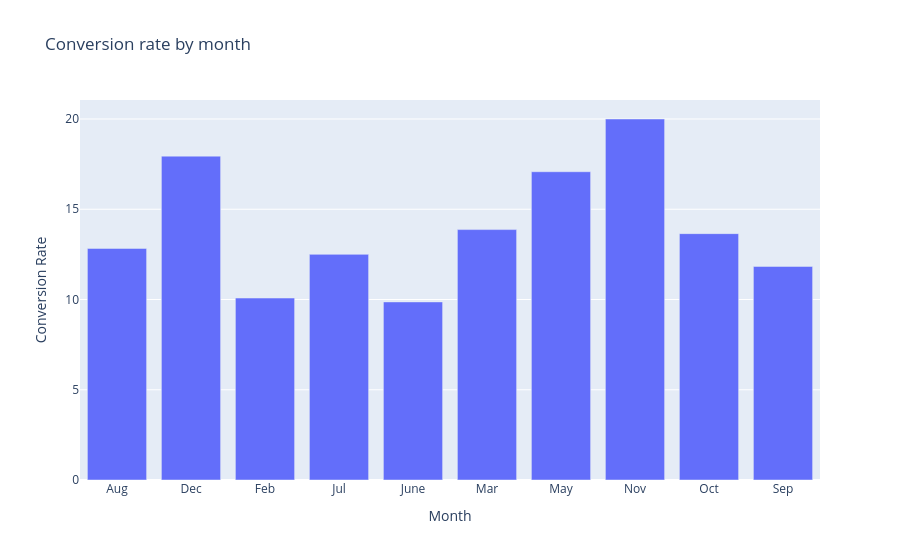

Notebook source saved alongside this figure:
### Code cell
#conversion rate by month
monthly_conversion = df.groupby("Month")["Converted"].mean() * 100

figure = px.bar(x = monthly_conversion.index, y = monthly_conversion.values, labels = {"x": "Month", "y": "Conversion Rate"}, title = "Conversion rate by month")
figure.show()

### Figure 1 — Plotly figure (JSON) as saved in the notebook; plotly's stock layout.template omitted (floating-point values rounded to 4 significant figures)
{"data": [{"alignmentgroup": "True", "hovertemplate": "Month=%{x}<br>Conversion Rate=%{y}<extra></extra>", "legendgroup": "", "marker": {"color": "#636efa", "pattern": {"shape": ""}}, "name": "", "offsetgroup": "", "orientation": "v", "showlegend": false, "textposition": "auto", "type": "bar", "x": ["Aug", "Dec", "Feb", "Jul", "June", "Mar", "May", "Nov", "Oct", "Sep"], "xaxis": "x", "y": [12.83, 17.94, 10.08, 12.5, 9.866, 13.87, 17.08, 20, 13.65, 11.83], "yaxis": "y"}], "layout": {"barmode": "relative", "legend": {"tracegroupgap": 0}, "title": {"text": "Conversion rate by month"}, "xaxis": {"anchor": "y", "domain": [0, 1], "title": {"text": "Month"}}, "yaxis": {"anchor": "x", "domain": [0, 1], "title": {"text": "Conversion Rate"}}}}
